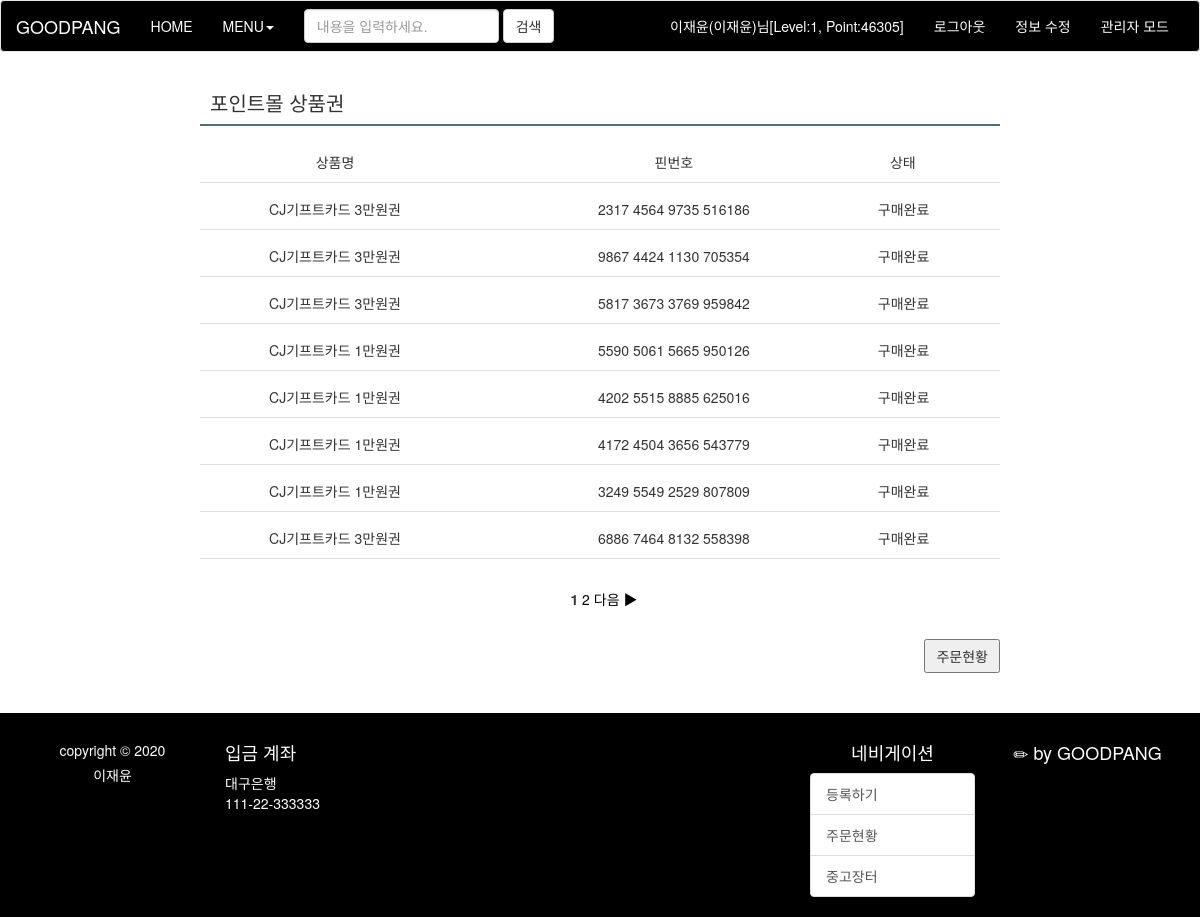
The page /final-project-final/order_list_end.php (signed in) on the database its author committed.
### tables this page shows
CREATE TABLE `point_mall_buy` (
  `num` int(11) NOT NULL,
  `product_name` char(200) NOT NULL,
  `pin_number` char(25) NOT NULL,
  `id` char(15) NOT NULL,
  `order_check` char(20) NOT NULL
);

### final-project-final/order_list_end.php (the view, shortened to what this page needs)
<!DOCTYPE html>
<html>
<head>
<link rel="stylesheet" type="text/css" href="./css/common.css">
<link rel="stylesheet" type="text/css" href="./css/order_mall.css">
<link rel="stylesheet" href="./css/bootstrap.min.css">
<link rel="stylesheet" href="./css/bar.css">
</head>
<body>
<header>
    <?php include "header.php";?>
</header>
<section>
   	<div id="order_box">
	    <h3>
	    	포인트몰 상품권
		</h3>
	    <ul id="order_list">
				<li>
					<span class="col1">상품명</span>
          <span class="col2">핀번호</span>
          <span class="col3">상태</span>
				</li>
<?php
	if (isset($_GET["page"]))
		$page = $_GET["page"];
	else
		$page = 1;
  $con = mysqli_connect("localhost", "user1", "12345", "goodpang");
  $sql = "select * from point_mall_buy where id='$_SESSION[userid]' and order_check ='구매완료' order by num desc";
	$result = mysqli_query($con, $sql);
	$total_record = mysqli_num_rows($result);
	$scale = 8;
	if ($total_record % $scale == 0)
		$total_page = floor($total_record/$scale);
	else
		$total_page = floor($total_record/$scale) + 1;
	$start = ($page - 1) * $scale;
   for ($i=$start; $i<$start+$scale && $i < $total_record; $i++)
   {
      mysqli_data_seek($result, $i);
      $row = mysqli_fetch_array($result);
      $pin_number     = $row["pin_number"];
	    $product_name   = $row["product_name"];
      $order_check     = $row["order_check"];
?>
				<li>
					<span class="col1" align="center"><?=$product_name?></a></span>
          <span class="col2"><?=$pin_number?></span>
          <span class="col5"><?=$order_check?></span>
				</li>
<?php
   }
?>
	    	</ul>
			<ul id="page_num">
<?php
	if ($total_page>=2 && $page >= 2)
	{
		$new_page = $page-1;
		echo "<li><a href='order_list_end.php?page=$new_page'>◀ 이전</a> </li>";
	}
	else
		echo "<li>&nbsp;</li>";
   	for ($i=1; $i<=$total_page; $i++)
   	{
		if ($page == $i)
		{
			echo "<li><b> $i </b></li>";
		}
		else
		{
			echo "<li><a href='order_list_end.php?page=$i'> $i </a><li>";
		}
   	}
   	if ($total_page>=2 && $page != $total_page)
   	{
		$new_page = $page+1;
		echo "<li> <a href='order_list_end.php?page=$new_page'>다음 ▶</a> </li>";
	}
	else
		echo "<li>&nbsp;</li>";
?>
			</ul>
      <ul class="buttons">
					<button onclick="location.href='order_list.php'">주문현황</button>
			</ul>
	</div>
</section>
<footer style="background-color: #000000; color: #ffffff">
    <?php include "footer.php";?>
</footer>
</body>
</html>

### final-project-final/css/common.css (style rules this page uses)
* { padding: 0; margin: 0; }
body { font-family: "돋움"; font-size: 14px; }
ul { list-style-type: none; }

### final-project-final/css/order_mall.css (style rules this page uses)
#order_box { position: relative; width: 800px; margin: 0 auto; }
#order_box h3 { margin-top: 30px; padding: 10px; border-bottom: solid 2px #516e7f; font-size: 20px; }
#order_box .buttons { text-align: right; margin: 20px 0 40px 0; }
#order_box .buttons button { padding: 5px 10px; cursor: pointer; }
#order_list li { padding:10px 0; border-bottom: solid 1px #dddddd; }
#order_list span { display: inline-block; vertical-align:-webkit-baseline-middle; text-align: center; }
#order_list .col1 { width: 270px; }
#order_list .col2 { width: 400px; }
#order_list .col3 { width: 50px; }
#page_num { text-align: center; margin: 30px 0 }
#page_num li { display: inline; }

### final-project-final/css/bar.css (style rules this page uses)
* { font-family: :'Nanum Gothic'; }
a { color: #000000; text-decoration: none; }

### rows shown on the page
point_mall_buy: product_name "CJ기프트카드 3만원권", pin_number "2317 4564 9735 516186", order_check "구매완료"
point_mall_buy: product_name "CJ기프트카드 3만원권", pin_number "9867 4424 1130 705354", order_check "구매완료"
point_mall_buy: product_name "CJ기프트카드 3만원권", pin_number "5817 3673 3769 959842", order_check "구매완료"
point_mall_buy: product_name "CJ기프트카드 1만원권", pin_number "5590 5061 5665 950126", order_check "구매완료"
point_mall_buy: product_name "CJ기프트카드 1만원권", pin_number "4202 5515 8885 625016", order_check "구매완료"
point_mall_buy: product_name "CJ기프트카드 1만원권", pin_number "4172 4504 3656 543779", order_check "구매완료"
point_mall_buy: product_name "CJ기프트카드 1만원권", pin_number "3249 5549 2529 807809", order_check "구매완료"
point_mall_buy: product_name "CJ기프트카드 3만원권", pin_number "6886 7464 8132 558398", order_check "구매완료"

### other values the page prints
$logged "이재윤(이재윤)님[Level:1, Point:46305]"
